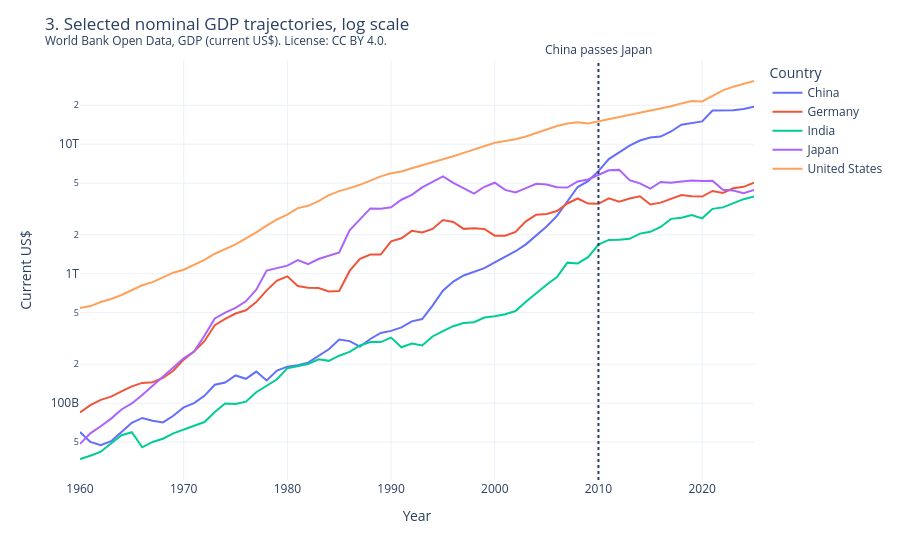

The notebook cell saved with this chart:
### Markdown cell above
Constant 2015 dollars remove most of the exchange-rate and US-inflation movement in the current-dollar series. 2015 is a dollar year. 2009 and 2020 remain real contractions.

### Code cell
selected = country_gdp(bundle.gdp_annual).loc[
    lambda frame: frame["country_name"].isin(SELECTED_TRAJECTORY_COUNTRIES)
]
fig = px.line(
    selected,
    x="year",
    y="nominal_gdp_usd",
    color="country_name",
    labels={"nominal_gdp_usd": "Current US$", "country_name": "Country", "year": "Year"},
)
fig.update_yaxes(type="log")
fig.add_vline(
    x=story.china_passes_japan_year,
    line_dash="dot",
    annotation_text="China passes Japan",
    annotation_position="top",
)
trillion_hover(fig)
disclose(fig, "gdp-selected-trajectories", "3. Selected nominal GDP trajectories, log scale", "gdp_annual").show()
